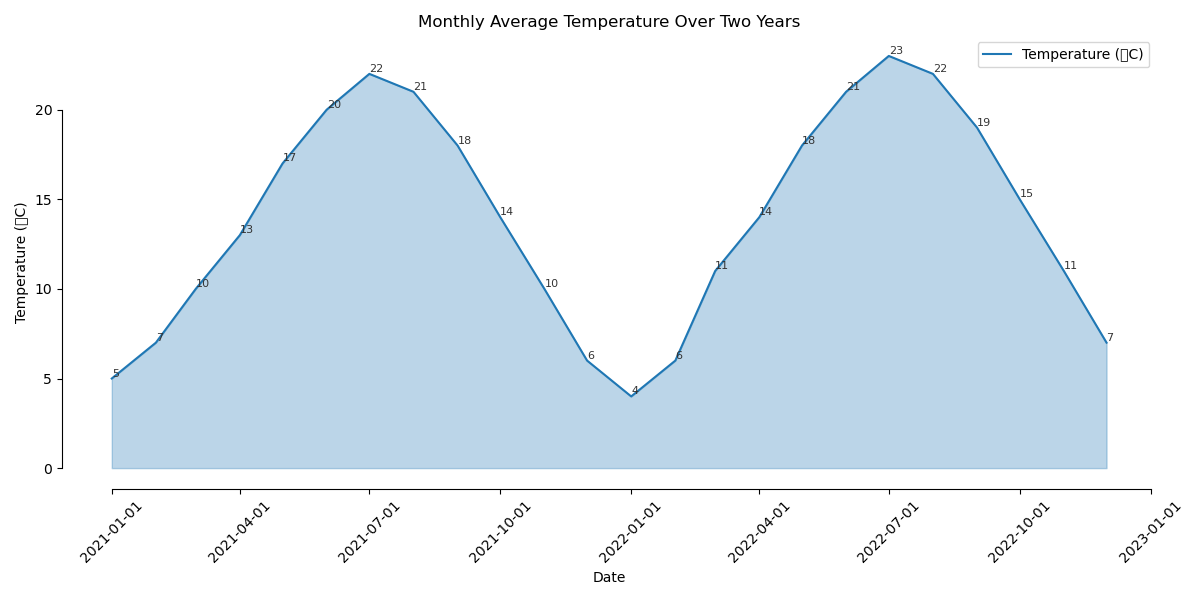

This figure's Python source:

import seaborn as sns
import pandas as pd
import matplotlib.pyplot as plt

# Data
data = {
    'Date': ['2021-01-01', '2021-02-01', '2021-03-01', '2021-04-01', '2021-05-01',
             '2021-06-01', '2021-07-01', '2021-08-01', '2021-09-01', '2021-10-01',
             '2021-11-01', '2021-12-01', '2022-01-01', '2022-02-01', '2022-03-01',
             '2022-04-01', '2022-05-01', '2022-06-01', '2022-07-01', '2022-08-01',
             '2022-09-01', '2022-10-01', '2022-11-01', '2022-12-01'],
    'Temperature': [5, 7, 10, 13, 17, 20, 22, 21, 18, 14, 10, 6, 4, 6, 11, 14, 18, 21, 23, 22, 19, 15, 11, 7]
}

df = pd.DataFrame(data)
df['Date'] = pd.to_datetime(df['Date'])

# Plot
plt.figure(figsize=(12, 6))
ax = sns.lineplot(x='Date', y='Temperature', data=df, color='#1f77b4', label='Temperature (°C)')
ax.fill_between(df['Date'], df['Temperature'], color='#1f77b4', alpha=0.3)

# Annotations
for index, value in df.iterrows():
    ax.text(value['Date'], value['Temperature'], str(value['Temperature']), verticalalignment='bottom',
            horizontalalignment='left', color='#333333', fontsize=8)
    
# Aesthetics
plt.title('Monthly Average Temperature Over Two Years')
plt.xlabel('Date')
plt.ylabel('Temperature (°C)')
sns.despine(trim=True)

# Display
plt.xticks(rotation=45)
plt.tight_layout()
plt.show()
